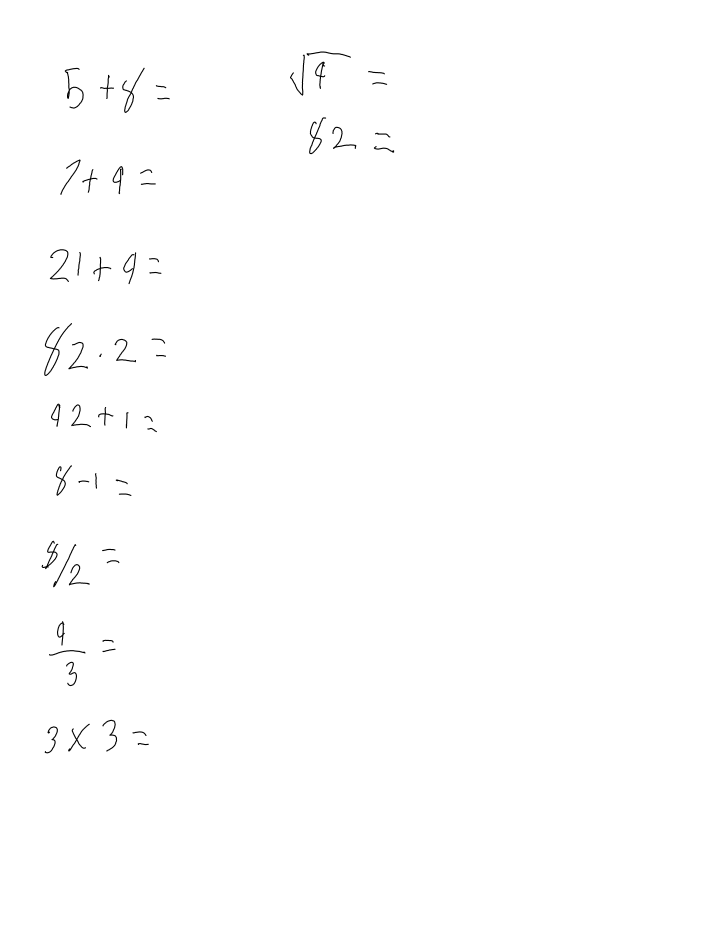
#> input picture assets/Test_Data_Page_1.png, 1404 x 1872 px (shown at 1/2 size)
$ python -i loaders.py   (imports and definitions only)
#> lines starting #> are read from the running program, lines starting #| are printed output that depends on the picture; after the words box and inside, x2 and y2 are one past the last pixel; in counts of white or black regions, pixels touching at a corner belong together
#> further down, picture is the input picture: shape (1872, 1404, 3); min 0, max 255, mean 254.1
"""Dataset loaders for handwritten math datasets."""

import os
import numpy as np
import tensorflow as tf
import logging
import json
import hashlib
import concurrent.futures
from pathlib import Path
from typing import Tuple, List, Dict, Optional, Union
import xml.etree.ElementTree as ET
import cv2
import time
from functools import lru_cache

from config import CROHME_DATA_PATH, MATHWRITING_DATA_PATH
from core.data.augmentations import AugmentationPipeline

logger = logging.getLogger(__name__)

# Debug mode for extra logging
DEBUG_MODE = True

# Create a cache directory for processed images
CACHE_DIR = Path.home() / ".cache" / "supernote-math" / "preprocessed"
# [5 lines not run here, left out]

# Use LRU cache for CLAHE object to avoid recreation
# [4 lines left out: function get_clahe, not called in this run]

# Use LRU cache for morphological kernels
@lru_cache(maxsize=4)
def get_kernel(kernel_type, size):
    """Cached kernel getter to avoid recreation."""
    if kernel_type == "ellipse":
        return cv2.getStructuringElement(cv2.MORPH_ELLIPSE, size)
    elif kernel_type == "rect":
        return cv2.getStructuringElement(cv2.MORPH_RECT, size)
    else:
        return cv2.getStructuringElement(cv2.MORPH_CROSS, size)

# [15 lines left out: function apply_clahe, not called in this run]

def detect_edges(image, low_threshold=50, high_threshold=150):
    """
    Apply Canny edge detection to find faint strokes.

    Args:
        image: Input grayscale image as uint8 numpy array
        low_threshold: Lower threshold for edge detection
        high_threshold: Higher threshold for edge detection

    Returns:
        Edge image as uint8 numpy array (255 for edges, 0 elsewhere)
    """
#> called with low_threshold = 50, high_threshold = 150
    # Apply slight Gaussian blur to reduce noise
    blurred = cv2.GaussianBlur(image, (3, 3), 0)
    # Apply Canny edge detection
    edges = cv2.Canny(blurred, low_threshold, high_threshold)
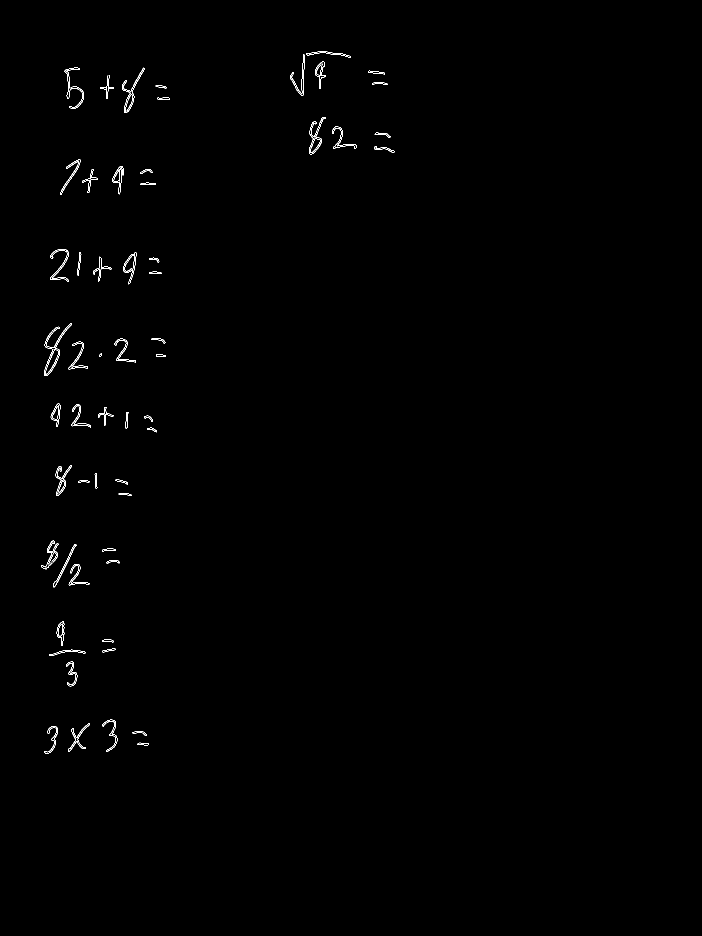
#> edges: shape (1872, 1404) (shown at 1/2 size); 0.36% white in thin lines or dots, all inside (x1, y1, x2, y2) = (83, 102, 789, 1507)
    # Dilate edges to make them more visible
    kernel = get_kernel("rect", (2, 2))
    dilated_edges = cv2.dilate(edges, kernel, iterations=1)
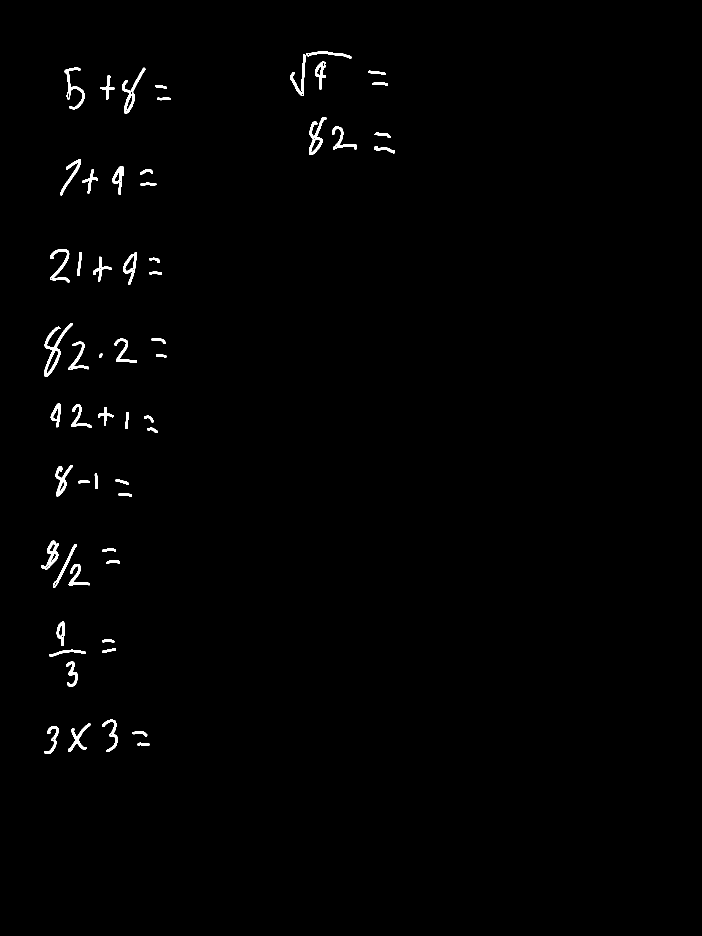
#> dilated_edges: shape (1872, 1404) (shown at 1/2 size); 0.76% white; 57 white regions, largest, box (x1, y1, x2, y2) and area: (88, 646, 145, 753) 1253, (244, 135, 291, 227) 868, (618, 234, 653, 310) 822
    return dilated_edges

# [421 lines left out: functions get_cache_path, preprocess_image, preprocess_image_batch, _inkml_to_image_static, not called in this run]

class DataLoader:
    """Handles loading and processing of math handwriting datasets."""

    # [430 lines left out: functions __init__, _preprocess_image, _inkml_to_image, load_crohme_dataset, load_mathwriting_dataset, load_dataset_in_chunks and 2 more, not called in this run]

>>> import cv2
>>> picture = cv2.imread('../../assets/Test_Data_Page_1.png')
>>> result = detect_edges(picture)

$ run again, on assets/20250422_073317_Page_1.png
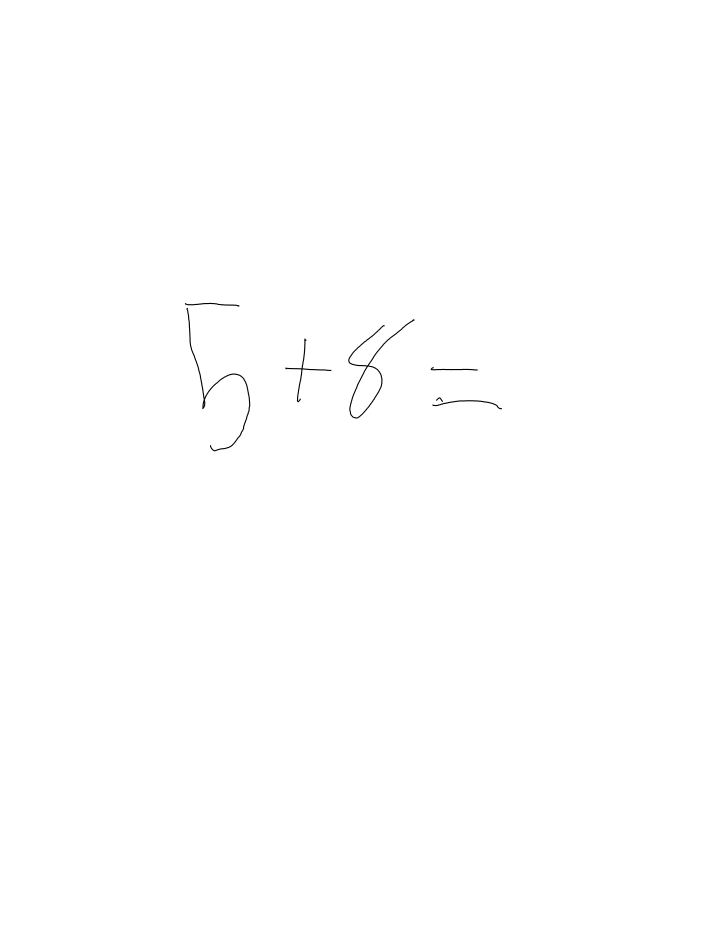
#> input picture assets/20250422_073317_Page_1.png, 1404 x 1872 px (shown at 1/2 size)
#> picture is the input picture: shape (1872, 1404, 3); min 0, max 255, mean 254.6
#> in detect_edges, `edges = cv2.Canny(blurred, low_threshold, high_threshold)`:
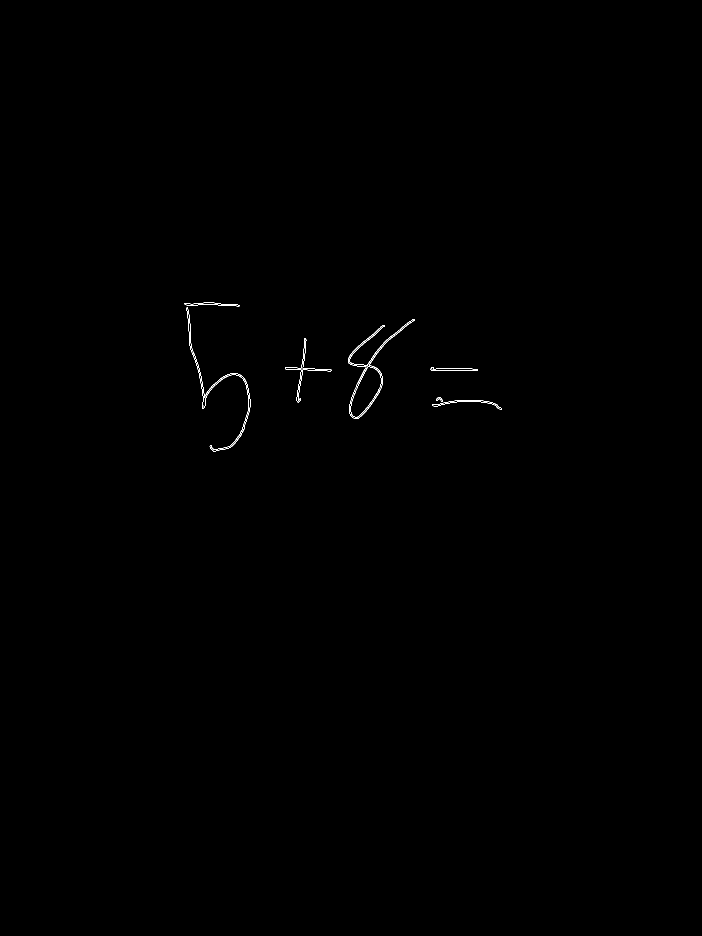
#> edges: shape (1872, 1404) (shown at 1/2 size); 0.14% white in thin lines or dots, all inside (x1, y1, x2, y2) = (369, 605, 1004, 903)
#> in detect_edges, `dilated_edges = cv2.dilate(edges, kernel, iterations=1)`:
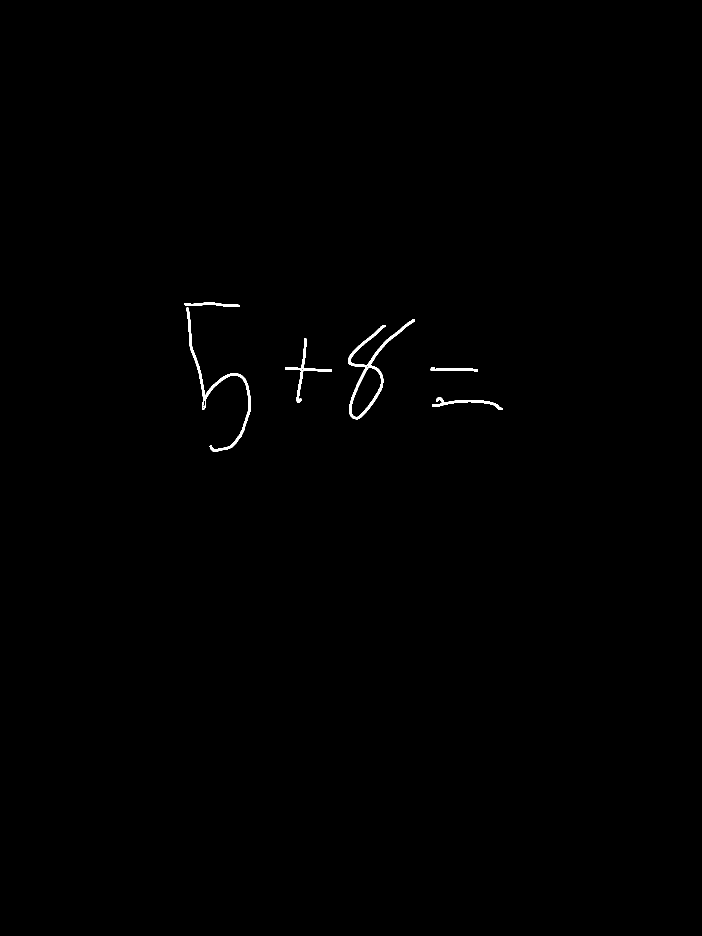
#> dilated_edges: shape (1872, 1404) (shown at 1/2 size); 0.29% white; 6 white regions, box (x1, y1, x2, y2) and area: (696, 638, 830, 839) 2710, (372, 615, 502, 904) 2325, (570, 677, 664, 806) 949, (864, 794, 1005, 820) 734, (369, 605, 480, 614) 464, (861, 734, 956, 743) 407

$ run again, on assets/20250422_073317_Page_2.png
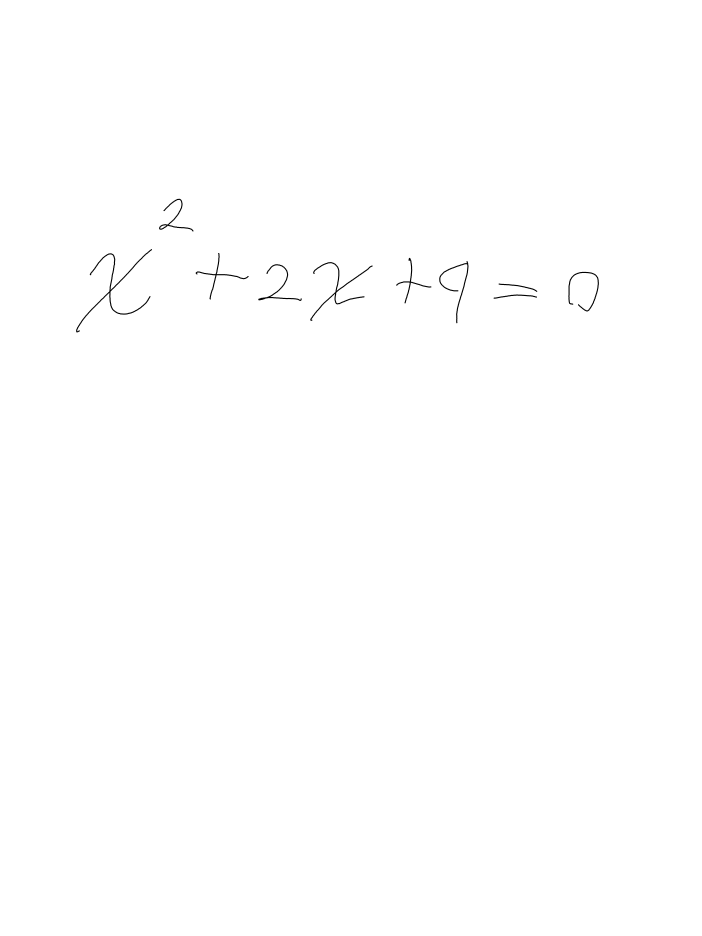
#> input picture assets/20250422_073317_Page_2.png, 1404 x 1872 px (shown at 1/2 size)
#> picture is the input picture: shape (1872, 1404, 3); min 0, max 255, mean 254.5
#> in detect_edges, `edges = cv2.Canny(blurred, low_threshold, high_threshold)`:
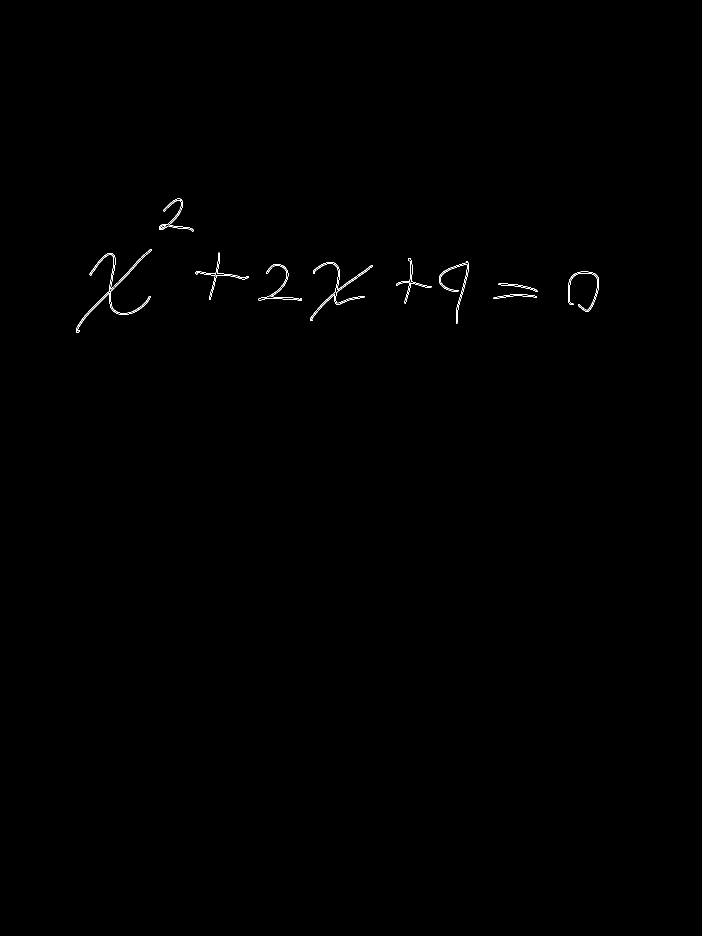
#> edges: shape (1872, 1404) (shown at 1/2 size); 0.19% white in thin lines or dots, all inside (x1, y1, x2, y2) = (152, 397, 1198, 665)
#> in detect_edges, `dilated_edges = cv2.dilate(edges, kernel, iterations=1)`:
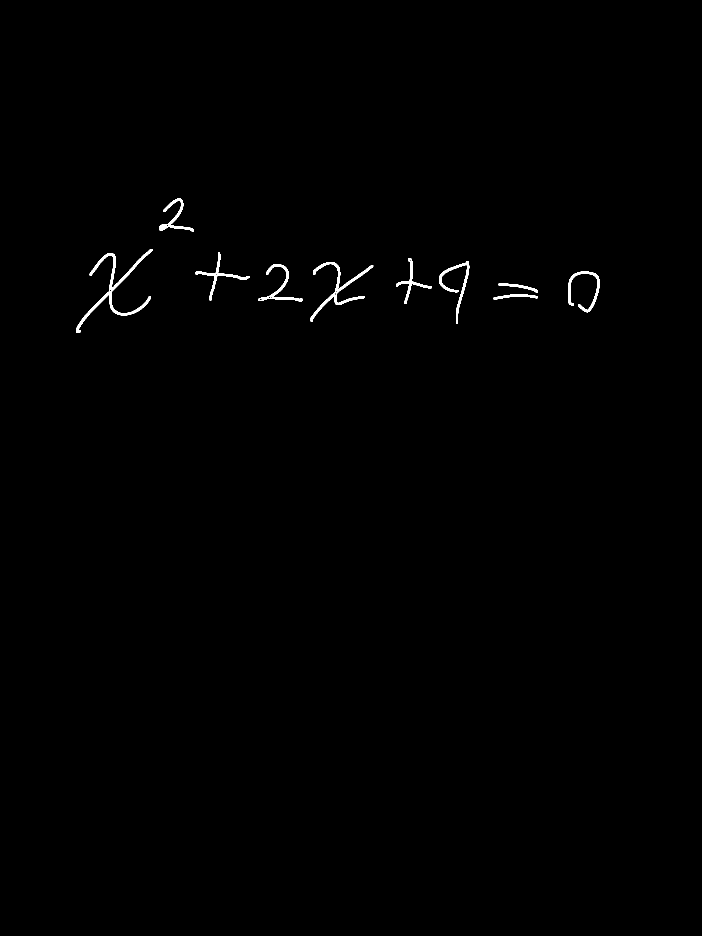
#> dilated_edges: shape (1872, 1404) (shown at 1/2 size); 0.4% white; 10 white regions, largest, box (x1, y1, x2, y2) and area: (152, 498, 305, 666) 2507, (620, 524, 747, 643) 1751, (878, 522, 939, 648) 1097
